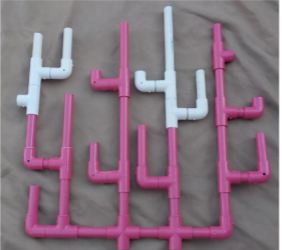
#> input picture deneme3/Reef1.png, 282 x 250 px, found by its file name
$ python sift_feature_matching.py
#> lines starting #> are read from the running program, lines starting #| are printed output that depends on the picture
import cv2

img1 = cv2.imread("../Reef1.png")
#> img1 is the input picture: shape (250, 282, 3); mean B, G, R 125.7, 113.2, 132.7
img2 = cv2.imread("../Reef2.png")
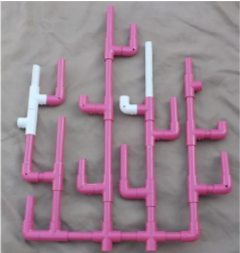
#> input picture deneme3/Reef2.png, 240 x 253 px, found by its file name
#> img2 is the input picture: shape (253, 240, 3); mean B, G, R 143.5, 131.1, 152.6
#img1 = cv2.resize(img1,(640,380))
#img2 = cv2.resize(img2,(640,380))
gray1 = cv2.cvtColor(img1, cv2.COLOR_BGR2GRAY)
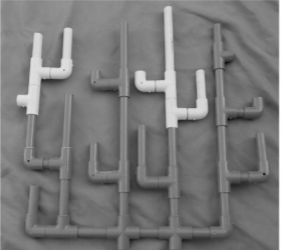
#> gray1: shape (250, 282); min 16, max 255, mean 120.4
gray2 = cv2.cvtColor(img2, cv2.COLOR_BGR2GRAY)
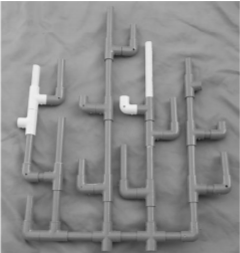
#> gray2: shape (253, 240); min 33, max 255, mean 138.9

#Features
sift = cv2.xfeatures2d.SIFT_create()
kp_img1, desc_img1 = sift.detectAndCompute(gray1, None)
#> kp_img1 = 230 keypoints; strongest (x, y, size): (180, 121, 4.1), (46, 82, 8), (201, 108, 9.7), (142, 81, 10.1)
img1 = cv2.drawKeypoints(img1,kp_img1,gray1)
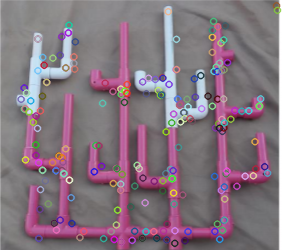
#> img1: shape (250, 282, 3); mean B, G, R 126.2, 114.7, 131.8
kp_img2, desc_img2 = sift.detectAndCompute(gray2, None)
#> kp_img2 = 239 keypoints; strongest (x, y, size): (127, 105, 10.1), (23, 129, 3.3), (133, 108, 6.3), (149, 93, 5.5)
img2 = cv2.drawKeypoints(img2, kp_img2, gray2)
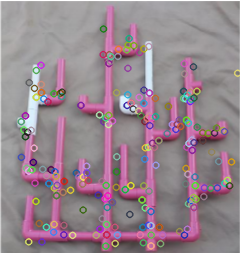
#> img2: shape (253, 240, 3); mean B, G, R 141.8, 132.3, 150
#Feature Matching
index_params = dict(algorithm=0, trees=5)
search_params = dict()
flann = cv2.FlannBasedMatcher(index_params,search_params)

matches = flann.knnMatch(desc_img1, desc_img2, k=2)
#> matches = 230 matches

good = []
for m,n in matches:
    if m.distance < .5 * n.distance:    #n.distance'ın başındaki değer 0-1 arasında değişebilir
        good.append(m)
#> after the loop, good = 9 matches

img3 = cv2.drawMatches(img1,kp_img1,img2,kp_img2,good,img2)
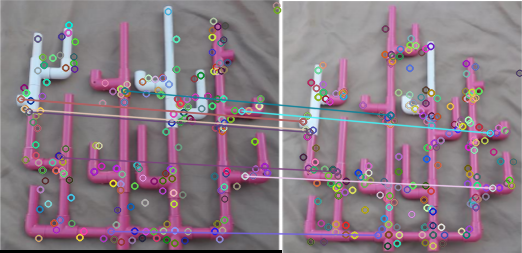
#> img3: shape (253, 522, 3); mean B, G, R 133, 122.8, 139

#cv2.imshow("img1",img1)
#cv2.imshow("img2",img2)
cv2.imshow("img3",img3)
cv2.waitKey(0)
cv2.destroyAllWindows()
